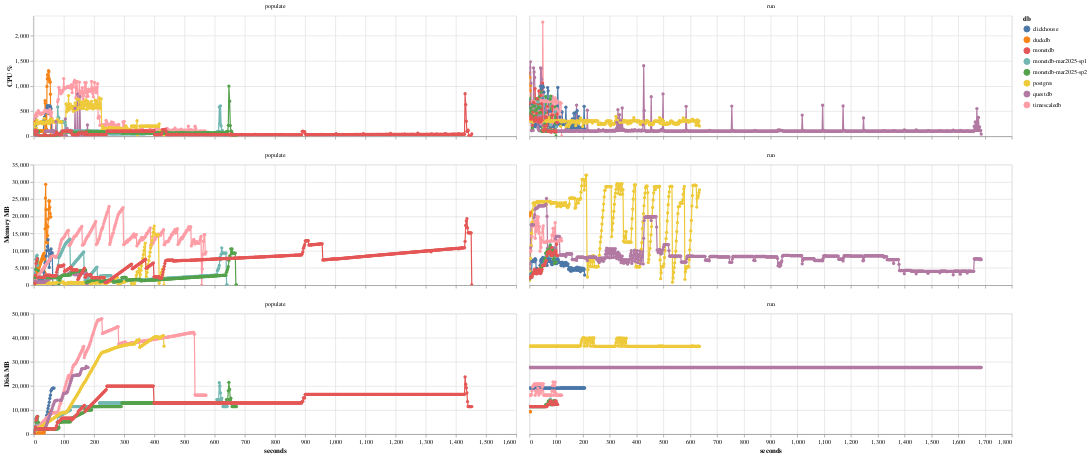

Notebook cell for this chart:
### Code cell
df = db.execute(
    """
WITH first_metric_time AS (
    SELECT
        benchmark_id,
        MIN(time) AS start_time
    FROM metric
    GROUP BY benchmark_id
)
SELECT
    b.db,
    b.suite,
    b.operation,
    epoch(m.time - fm.start_time) AS seconds_since_start,
    m.cpu_percent,
    m.mem_mb,
    m.disk_mb
FROM metric m
JOIN first_metric_time fm ON m.benchmark_id = fm.benchmark_id
JOIN benchmark b ON m.benchmark_id = b.id
WHERE b.suite = (?)
and b.deleted_at is null
ORDER BY b.id, seconds_since_start;
""",
    [SUITE],
).pl()

df = df.with_columns(pl.col.cpu_percent.clip(0, 25 * 100))

df_long = df.unpivot(
    on=["cpu_percent", "mem_mb", "disk_mb"],
    index=["db", "suite", "operation", "seconds_since_start"],
    variable_name="metric",
    value_name="value",
)

df_long = df_long.with_columns(
    [
        pl.col("db").cast(pl.Categorical),
        pl.col("operation").cast(pl.Categorical),
        pl.col("metric").cast(pl.Categorical),
    ]
)

selector = alt.selection_point(fields=["db"], bind="legend")

width = 800
height = 200

cpu_chart = (
    alt.Chart(df_long.filter(pl.col("metric") == "cpu_percent"))
    .mark_line(point=True)
    .encode(
        x=alt.X("seconds_since_start:Q", axis=alt.Axis(title=None, ticks=True, grid=True, labels=False)),
        y=alt.Y("value:Q", axis=alt.Axis(title="CPU %", ticks=True, grid=True), scale=alt.Scale(zero=False)),
        color=alt.Color("db:N"),
        tooltip=[
            "db",
            "suite",
            "operation",
            "metric",
            alt.Tooltip("seconds_since_start:Q", format=".0f"),
            alt.Tooltip("value:Q", format=".0f"),
        ],
        opacity=alt.condition(selector, alt.value(1.0), alt.value(0.1)),
    )
    .add_params(selector)
    .properties(width=width, height=height)
    .facet(column=alt.Column("operation:N", title=None))
    .resolve_scale(x="independent")
)

mem_chart = (
    alt.Chart(df_long.filter(pl.col("metric") == "mem_mb"))
    .mark_line(point=True)
    .encode(
        x=alt.X("seconds_since_start:Q", axis=alt.Axis(title=None, ticks=True, grid=True, labels=False)),
        y=alt.Y("value:Q", axis=alt.Axis(title="Memory MB", ticks=True, grid=True), scale=alt.Scale(zero=False)),
        color=alt.Color("db:N"),
        tooltip=[
            "db",
            "suite",
            "operation",
            "metric",
            alt.Tooltip("seconds_since_start:Q", format=".2f"),
            alt.Tooltip("value:Q", format=".1f"),
        ],
        opacity=alt.condition(selector, alt.value(1.0), alt.value(0.1)),
    )
    .add_params(selector)
    .properties(width=width, height=height)
    .facet(column=alt.Column("operation:N", title=None))
    .resolve_scale(x="independent")
)

disk_chart = (
    alt.Chart(df_long.filter(pl.col("metric") == "disk_mb"))
    .mark_line(point=True)
    .encode(
        x=alt.X("seconds_since_start:Q", axis=alt.Axis(title="seconds", ticks=True, grid=True)),
        y=alt.Y("value:Q", axis=alt.Axis(title="Disk MB", ticks=True, grid=True), scale=alt.Scale(zero=False)),
        color=alt.Color("db:N"),
        tooltip=[
            "db",
            "suite",
            "operation",
            "metric",
            alt.Tooltip("seconds_since_start:Q", format=".2f"),
            alt.Tooltip("value:Q", format=".1f"),
        ],
        opacity=alt.condition(selector, alt.value(1.0), alt.value(0.1)),
    )
    .add_params(selector)
    .properties(width=width, height=height)
    .facet(column=alt.Column("operation:N", title=None))
    .resolve_scale(x="independent")
)

chart = alt.vconcat(cpu_chart, mem_chart, disk_chart).interactive(bind_y=False)

chart

### Figure 1 — Vega-Lite specification as saved in the notebook (floating-point values rounded to 4 significant figures; data arrays with more than 128 entries replaced by an {"elided": "..."} marker saying what was removed)
{"config": {"view": {"continuousWidth": 300, "continuousHeight": 300}}, "vconcat": [{"data": {"name": "data-eae1a2785f73cf77a1e600af0c33ea75"}, "facet": {"column": {"field": "operation", "title": null, "type": "nominal"}}, "spec": {"mark": {"type": "line", "point": true}, "encoding": {"color": {"field": "db", "type": "nominal"}, "opacity": {"condition": {"param": "param_8321d4633d9a82c3", "value": 1.0}, "value": 0.1}, "tooltip": [{"field": "db", "type": "nominal"}, {"field": "suite", "type": "nominal"}, {"field": "operation", "type": "nominal"}, {"field": "metric", "type": "nominal"}, {"field": "seconds_since_start", "format": ".0f", "type": "quantitative"}, {"field": "value", "format": ".0f", "type": "quantitative"}], "x": {"axis": {"grid": true, "labels": false, "ticks": true, "title": null}, "field": "seconds_since_start", "type": "quantitative"}, "y": {"axis": {"grid": true, "ticks": true, "title": "CPU %"}, "field": "value", "scale": {"zero": false}, "type": "quantitative"}}, "height": 200, "name": "view_0a4ba2260305bc24_0", "width": 800}, "resolve": {"scale": {"x": "independent"}}}, {"data": {"name": "data-f4a9611038bc2b914c3e4e9d8edd4f20"}, "facet": {"column": {"field": "operation", "title": null, "type": "nominal"}}, "spec": {"mark": {"type": "line", "point": true}, "encoding": {"color": {"field": "db", "type": "nominal"}, "opacity": {"condition": {"param": "param_8321d4633d9a82c3", "value": 1.0}, "value": 0.1}, "tooltip": [{"field": "db", "type": "nominal"}, {"field": "suite", "type": "nominal"}, {"field": "operation", "type": "nominal"}, {"field": "metric", "type": "nominal"}, {"field": "seconds_since_start", "format": ".2f", "type": "quantitative"}, {"field": "value", "format": ".1f", "type": "quantitative"}], "x": {"axis": {"grid": true, "labels": false, "ticks": true, "title": null}, "field": "seconds_since_start", "type": "quantitative"}, "y": {"axis": {"grid": true, "ticks": true, "title": "Memory MB"}, "field": "value", "scale": {"zero": false}, "type": "quantitative"}}, "height": 200, "name": "view_de2d8b4df5105100_0", "width": 800}, "resolve": {"scale": {"x": "independent"}}}, {"data": {"name": "data-295656d2be7a1cc75e27f1d8f2e0dec4"}, "facet": {"column": {"field": "operation", "title": null, "type": "nominal"}}, "spec": {"mark": {"type": "line", "point": true}, "encoding": {"color": {"field": "db", "type": "nominal"}, "opacity": {"condition": {"param": "param_8321d4633d9a82c3", "value": 1.0}, "value": 0.1}, "tooltip": [{"field": "db", "type": "nominal"}, {"field": "suite", "type": "nominal"}, {"field": "operation", "type": "nominal"}, {"field": "metric", "type": "nominal"}, {"field": "seconds_since_start", "format": ".2f", "type": "quantitative"}, {"field": "value", "format": ".1f", "type": "quantitative"}], "x": {"axis": {"grid": true, "ticks": true, "title": "seconds"}, "field": "seconds_since_start", "type": "quantitative"}, "y": {"axis": {"grid": true, "ticks": true, "title": "Disk MB"}, "field": "value", "scale": {"zero": false}, "type": "quantitative"}}, "height": 200, "name": "view_0a315e17310f9c54_0", "width": 800}, "resolve": {"scale": {"x": "independent"}}}], "params": [{"name": "param_8321d4633d9a82c3", "select": {"type": "point", "fields": ["db"]}, "bind": "legend", "views": ["view_0a4ba2260305bc24_0", "view_de2d8b4df5105100_0", "view_0a315e17310f9c54_0"]}, {"name": "param_db82be42624d4632", "select": {"type": "interval", "encodings": ["x"]}, "bind": "scales", "views": ["view_0a4ba2260305bc24_0", "view_de2d8b4df5105100_0", "view_0a315e17310f9c54_0"]}], "$schema": "https://vega.github.io/schema/vega-lite/v6.1.0.json", "datasets": {"data-eae1a2785f73cf77a1e600af0c33ea75": {"elided": "3545 records"}, "data-f4a9611038bc2b914c3e4e9d8edd4f20": {"elided": "3545 records"}, "data-295656d2be7a1cc75e27f1d8f2e0dec4": {"elided": "3545 records"}}}
